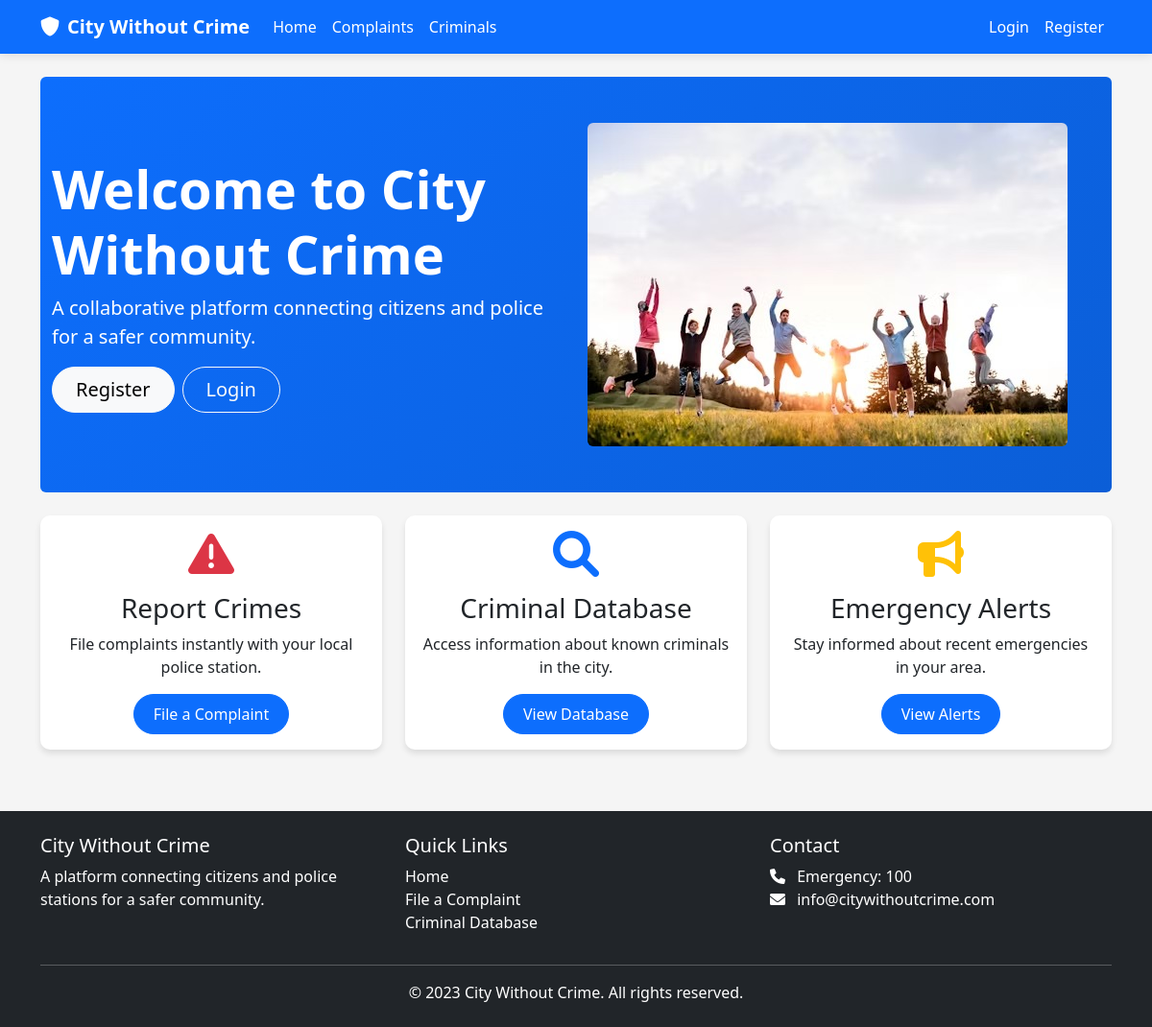
/, run on an earlier commit of the app's database.
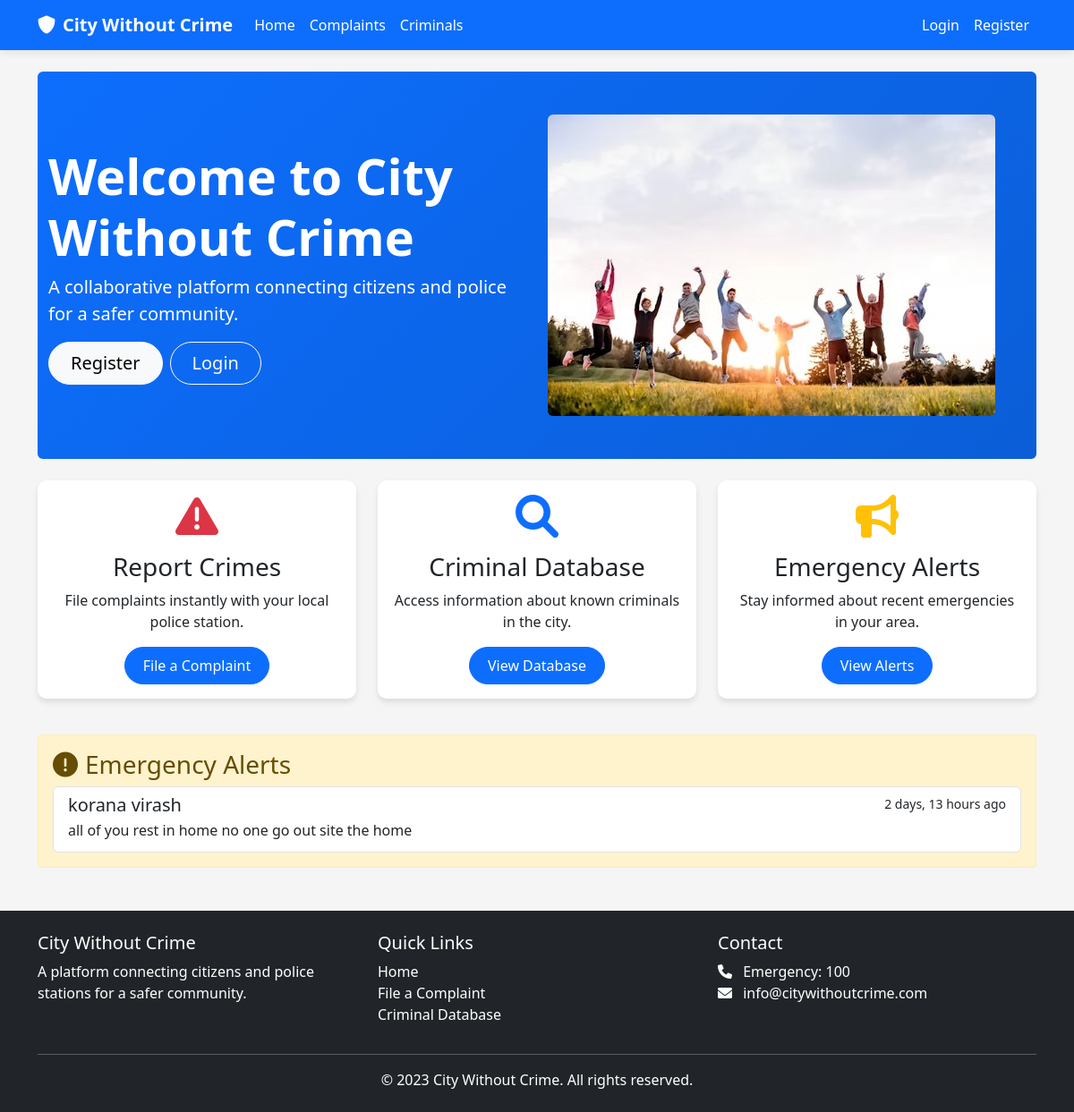
And on a later commit of the database.
### cwc_app/models.py (models this page shows, shortened)
class EmergencyAlert(models.Model):
    title = models.CharField(max_length=200)
    description = models.TextField()
    stations = models.ManyToManyField(PoliceStation)
    created_by = models.ForeignKey(User, on_delete=models.CASCADE)
    created_at = models.DateTimeField(auto_now_add=True)
    is_active = models.BooleanField(default=True)

### cwc_app/views.py (the view)
# urls.py: 2. Add a URL to urlpatterns:  path('', views.home, name='home')
def home(request):
    emergency_alerts = EmergencyAlert.objects.filter(is_active=True).order_by('-created_at')[:5]
    return render(request, 'home/index.html', {'emergency_alerts': emergency_alerts})

### templates/home/index.html (shortened to what this page needs)
{% extends 'base.html' %}
{% block content %}
{% load static %}
<div class="hero-section bg-primary text-white py-5 mb-4 rounded">
    <div class="container">
        <div class="row align-items-center">
            <div class="col-md-6">
                <h1 class="display-4 fw-bold">Welcome to City Without Crime</h1>
                <p class="lead">A collaborative platform connecting citizens and police for a safer community.</p>
                {% if not user.is_authenticated %}
                <div class="d-grid gap-2 d-sm-flex">
                    <a href="{% url 'register' %}" class="btn btn-light btn-lg px-4">Register</a>
                    <a href="{% url 'login' %}" class="btn btn-outline-light btn-lg px-4">Login</a>
                </div>
                {% endif %}
            </div>
            <div class="col-md-6">
                <img src="{% static 'images/comunity.jpg' %}" alt="Community Safety" class="img-fluid rounded">
            </div>
        </div>
    </div>
</div>
<div class="row mb-4">
    <div class="col-md-4 mb-3">
        <div class="card h-100">
            <div class="card-body text-center">
                <i class="fas fa-exclamation-triangle fa-3x text-danger mb-3"></i>
                <h3 class="card-title">Report Crimes</h3>
                <p class="card-text">File complaints instantly with your local police station.</p>
                <a href="{% url 'create_complaint' %}" class="btn btn-primary">File a Complaint</a>
            </div>
        </div>
    </div>
    <div class="col-md-4 mb-3">
        <div class="card h-100">
            <div class="card-body text-center">
                <i class="fas fa-search fa-3x text-primary mb-3"></i>
                <h3 class="card-title">Criminal Database</h3>
                <p class="card-text">Access information about known criminals in the city.</p>
                <a href="{% url 'criminal_list' %}" class="btn btn-primary">View Database</a>
            </div>
        </div>
    </div>
    <div class="col-md-4 mb-3">
        <div class="card h-100">
            <div class="card-body text-center">
                <i class="fas fa-bullhorn fa-3x text-warning mb-3"></i>
                <h3 class="card-title">Emergency Alerts</h3>
                <p class="card-text">Stay informed about recent emergencies in your area.</p>
                <a href="{% url 'emergency_list' %}" class="btn btn-primary">View Alerts</a>
            </div>
        </div>
    </div>
</div>
{% if emergency_alerts %}
<div class="alert alert-warning">
    <h3 class="alert-heading"><i class="fas fa-exclamation-circle me-2"></i>Emergency Alerts</h3>
    <div class="list-group">
        {% for alert in emergency_alerts %}
        <a href="{% url 'emergency_list' %}" class="list-group-item list-group-item-action">
            <div class="d-flex w-100 justify-content-between">
                <h5 class="mb-1">{{ alert.title }}</h5>
                <small>{{ alert.created_at|timesince }} ago</small>
            </div>
            <p class="mb-1">{{ alert.description|truncatewords:20 }}</p>
        </a>
        {% endfor %}
    </div>
</div>
{% endif %}
{% endblock %}

What changed in the data, as far as the page shows it:
added EmergencyAlert: title "korana virash", created_at "2 days, 13 hours", description "all of you rest in home no one go out site the home"
Also different on the page:
text now shown: "Emergency Alerts"
